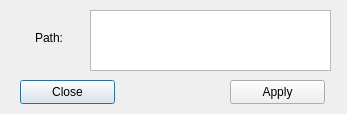
<?xml version="1.0" encoding="UTF-8"?>
<ui version="4.0">
 <class>Dialog</class>
 <widget class="QDialog" name="Dialog">
  <property name="geometry">
   <rect>
    <x>0</x>
    <y>0</y>
    <width>347</width>
    <height>114</height>
   </rect>
  </property>
  <property name="windowTitle">
   <string>Dialog</string>
  </property>
  <widget class="QPushButton" name="pb_close">
   <property name="geometry">
    <rect>
     <x>20</x>
     <y>80</y>
     <width>95</width>
     <height>24</height>
    </rect>
   </property>
   <property name="text">
    <string>Close</string>
   </property>
  </widget>
  <widget class="QPushButton" name="pb_apply">
   <property name="geometry">
    <rect>
     <x>230</x>
     <y>80</y>
     <width>95</width>
     <height>24</height>
    </rect>
   </property>
   <property name="text">
    <string>Apply</string>
   </property>
  </widget>
  <widget class="QLabel" name="label">
   <property name="geometry">
    <rect>
     <x>20</x>
     <y>30</y>
     <width>58</width>
     <height>15</height>
    </rect>
   </property>
   <property name="text">
    <string>Path:</string>
   </property>
   <property name="alignment">
    <set>Qt::AlignCenter</set>
   </property>
  </widget>
  <widget class="QTextBrowser" name="textBrowser">
   <property name="geometry">
    <rect>
     <x>90</x>
     <y>10</y>
     <width>241</width>
     <height>61</height>
    </rect>
   </property>
  </widget>
 </widget>
 <resources/>
 <connections/>
</ui>
